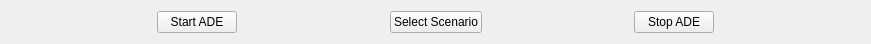
             <widget class="QWidget" name="layoutWidget">
              <property name="geometry">
               <rect>
                <x>2</x>
                <y>30</y>
                <width>871</width>
                <height>29</height>
               </rect>
              </property>
              <layout class="QHBoxLayout" name="horizontalLayout">
               <item>
                <spacer name="horizontalSpacer_3">
                 <property name="orientation">
                  <enum>Qt::Horizontal</enum>
                 </property>
                 <property name="sizeHint" stdset="0">
                  <size>
                   <width>68</width>
                   <height>20</height>
                  </size>
                 </property>
                </spacer>
               </item>
               <item>
                <widget class="QPushButton" name="pblaunch">
                 <property name="text">
                  <string>Start ADE</string>
                 </property>
                </widget>
               </item>
               <item>
                <spacer name="horizontalSpacer_8">
                 <property name="orientation">
                  <enum>Qt::Horizontal</enum>
                 </property>
                 <property name="sizeHint" stdset="0">
                  <size>
                   <width>98</width>
                   <height>20</height>
                  </size>
                 </property>
                </spacer>
               </item>
               <item>
                <widget class="QPushButton" name="b_sel_scenario">
                 <property name="text">
                  <string>Select Scenario</string>
                 </property>
                </widget>
               </item>
               <item>
                <spacer name="horizontalSpacer_9">
                 <property name="orientation">
                  <enum>Qt::Horizontal</enum>
                 </property>
                 <property name="sizeHint" stdset="0">
                  <size>
                   <width>98</width>
                   <height>20</height>
                  </size>
                 </property>
                </spacer>
               </item>
               <item>
                <widget class="QPushButton" name="b_StopAde">
                 <property name="text">
                  <string>Stop ADE</string>
                 </property>
                </widget>
               </item>
               <item>
                <spacer name="horizontalSpacer_10">
                 <property name="orientation">
                  <enum>Qt::Horizontal</enum>
                 </property>
                 <property name="sizeHint" stdset="0">
                  <size>
                   <width>68</width>
                   <height>20</height>
                  </size>
                 </property>
                </spacer>
               </item>
              </layout>
             </widget>
